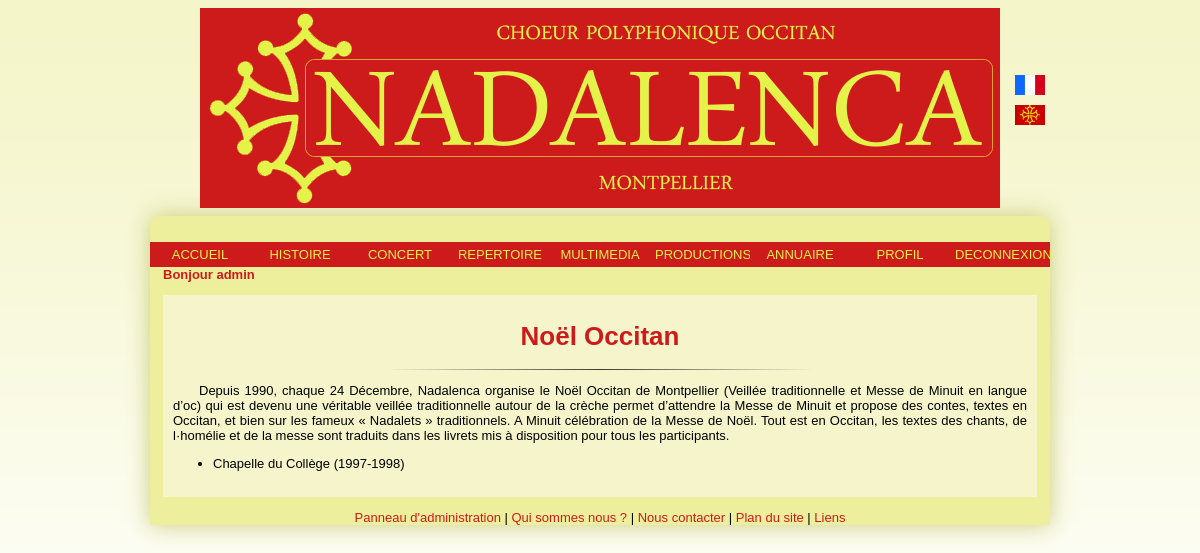
The app's page /Controleur/controlNoel.php (signed in) with its own data.
### tables this page shows
CREATE TABLE IF NOT EXISTS `utilisateur` (
  `id` int(11) NOT NULL AUTO_INCREMENT,
  `nom` varchar(255) NOT NULL,
  `prenom` varchar(255) NOT NULL,
  `email` varchar(255) NOT NULL,
  `mdp` varchar(255) NOT NULL,
  `statut` varchar(255) NOT NULL,
  `admin` tinyint(1) NOT NULL,
  `adresseP` varchar(255) NOT NULL,
  `codeP` varchar(255) NOT NULL,
  `ville` varchar(255) NOT NULL,
  `numtelF` varchar(14) NOT NULL,
  `numtelM` varchar(14) NOT NULL,
  `voix` varchar(255) NOT NULL,
  PRIMARY KEY (`id`),
  UNIQUE KEY `id` (`id`)
);

CREATE TABLE IF NOT EXISTS `noel` (
  `idN` int(10) NOT NULL AUTO_INCREMENT,
  `lieuN` varchar(20) NOT NULL,
  `dateDebN` int(10) NOT NULL,
  `dateFinN` int(10) NOT NULL,
  PRIMARY KEY (`idN`)
);

### Modele/Utilisateur.php (called while the page is built, shortened)
<?php
class Utilisateur
{
	private $prenom;
	public function getPrenom()
	{
		return $this->prenom;
	}
	public function __construct ($id, $nom, $prenom, $email, $mdp, $statut, $admin, $adresseP, $codeP, $ville, $numtelF, $numtelM, $voix)
	{
		$this->prenom = $prenom;
	}
	public static function getUtilisateurByEmail($email)
	{
		$req = "SELECT * FROM utilisateur WHERE email='$email'";
		$res = mysql_query($req) or die ("Erreur insertion : Classe Utilisateur / Fonction getUtilisateurByEmail ");
		$tuple = mysql_fetch_array($res);
		return new Utilisateur($tuple['id'], $tuple['nom'], $tuple['prenom'], $email, $tuple['mdp'], $tuple['statut'], $tuple['admin'], $tuple['adresseP'], $tuple['codeP'], $tuple['ville'], $tuple['numtelF'], $tuple['numtelM'], $tuple['voix']);
	}
}
?>

### Vue/viewNoel.php (the view)
<h1>Noël Occitan</h1>
<hr />
<p>Depuis 1990, chaque 24 Décembre, Nadalenca organise le Noël Occitan de Montpellier (Veillée traditionnelle et Messe de Minuit en langue d’oc) qui est devenu une véritable veillée traditionnelle autour de la crèche permet d’attendre la Messe de Minuit et propose des contes, textes en Occitan, et bien sur les fameux « Nadalets » traditionnels. A Minuit célébration de la Messe de Noël. Tout est en Occitan, les textes des chants, de l·homélie et de la messe sont traduits dans les livrets mis à disposition pour tous les participants.</p>
<ul>
<?php
	while ($tuple = mysql_fetch_array($res))
	{
		echo "<li> $tuple[lieuN]" ." (" .  $tuple['dateDebN']."-" .$tuple['dateFinN'].")"."</li>";
	}
?>
</ul>

### Controleur/menu.php (shortened to what this page needs)
	<body>
	<div id="page">
		<div id="banniere">
			<img src="../Images/banniere_nada.png" alt="banniere" title="Association Polyphonique Nadalenca de Montpellier"/>
			<ul id="drapeau">
				<li><a href="./controlAccueil.php?lang=fr"><img src="../Images/drapfr.png" title="Site de l'Association Nadalenca en français" alt="drapeau_fr"/></a></li>
				<li><a href="./controlAccueil.php?lang=occ"><img src="../Images/drapoc.png" title="Site de l'Association Nadalenca en occitan" alt="occitan_fr"/></a></li>
			</ul>
		</div>
		<div id="corps">
<?php
	include("../Modele/Utilisateur.php");
	if(isset($_SESSION['login']))
	{
		$email = $_SESSION['login'];
		$profil = Utilisateur::getUtilisateurByEmail($email);
		?>
				<ul id="menu_mem">
					<li><a href="./controlAccueil.php?lang=<?php echo $_SESSION['langue']; ?>">ACCUEIL</a></li>
					<li><a href="./controlHistoire.php?lang=<?php echo $_SESSION['langue']; ?>">HISTOIRE</a></li>
					<li><a href="./controlConcert.php">CONCERT</a>
						</li>
					<li><a href="./controlRepertoireHistoire.php?lang=<?php echo $_SESSION['langue']; ?>">REPERTOIRE</a></li>
					<li><a>MULTIMEDIA</a>
						</li>
					<li><a href="./controlProduction.php">PRODUCTIONS</a></li>
					<li><a href="./controlAnnuaire.php">ANNUAIRE</a></li>
					<li><a href="./controlProfil.php">PROFIL</a></li>
					<li><a href="./deconnexion.php">DECONNEXION</a></li>
				</ul>
				<h4>Bonjour <?php echo ($profil->getPrenom());?></h4>
			<div id="contenu">
<?php
}
?>

### style.css (style rules this page uses)
html { text-align: justify; font-family: sans-serif; font-size: small; background:url(./Images/fond.png) #f4f5c8 repeat-x fixed; }
#drapeau { list-style-type: none; margin-left: 63em; margin-top: -11em; background-attachment:fixed; }
#drapeau li { padding-top: 10px; }
#drapeau img { width: 30px; height: 20px; }
#page { width: 900px; height: 100%; margin: auto; }
#banniere { width: 100%; height: 100%; text-align: center; }
img { display: block; margin: 0; margin-right: auto; margin-left: auto; }
#menu_mem { width: 100%; list-style-type: none; margin: 0; margin-top: -3em; padding: 0; text-align: center; }
#menu_mem li { float: left; width: 100px; }
#menu_mem li a { display:block; color:#e5f24a; background-color:#cd1b1b; margin:0; padding:5px 5px; border:0; text-decoration:none; }
#menu_mem li a:link, #menu_mem li a:visited { display:block; color:#e5f24a; background-color:#cd1b1b; margin:0; padding:5px 5px; border:0; text-decoration:none; }
#corps { width:100%; height:100%; margin-top:7em; border-radius: 10px 10px 0 0; background-color:#edef9c; box-shadow:0px 0px 23px #cacc7b; padding-top:5em; }
#contenu { background-color: #f6f4ca; margin-right: 1em; margin-left: 1em; padding-left: 10px; padding-right: 10px; padding-bottom: 1em; }
#contenu p { text-indent: 2em; }
h1 { text-align: center; margin-top: 2em; padding-top: 1em; color: #cd1b1b; }
h4 { margin: 0; margin-left: 1em; margin-bottom:-4em; color: #cd1b1b; }
hr { width: 50%; border: 0; height: 1px; background-image: -webkit-linear-gradient(left, rgba(0,0,0,0), rgba(0,0,0,0.75), rgba(0,0,0,0)); background-image: -moz-linear-gradient(left, rgba(0,0,0,0), rgba(0,0,0,0.75), rgba(0,0,0,0)); background-image: -ms-linear-gradient(left, rgba(0,0,0,0), rgba(0,0,0,0.75), rgba(0,0,0,0)); background-image: -o-linear-gradient(left, rgba(0,0,0,0), rgba(0,0,0,0.75), rgba(0,0,0,0)); }
a:link, a:visited { text-decoration: none; color: #cd1b1b; }
h4 { margin: 0; margin-left: 1em; margin-bottom:-3em; color: #cd1b1b; }

### records on screen
utilisateur: prenom "admin"
noel: lieuN "Chapelle du Collège", dateDebN "1997", dateFinN "1998"
